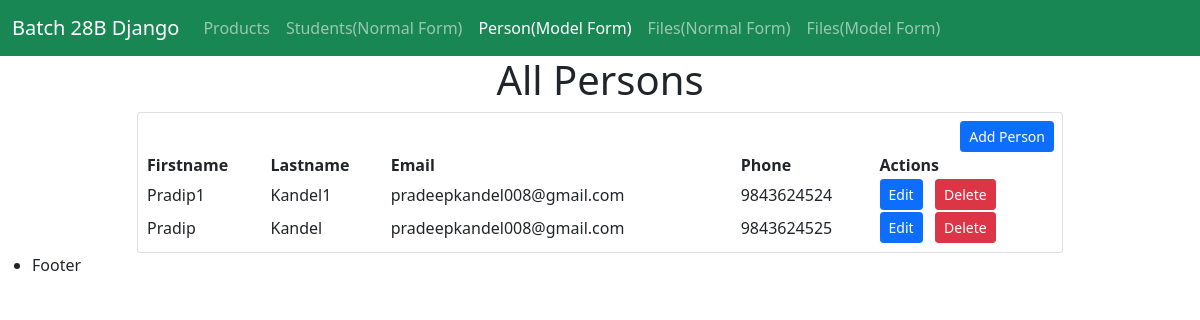
Screenshot of /products/get_persons/ with the database file from the repository.
### products/models.py (models this page shows, shortened)
class Person(models.Model):
    firstname = models.CharField(max_length=50)
    lastname = models.CharField(max_length=50)
    email = models.EmailField()
    phone = models.CharField(max_length=10)
    created_date = models.DateTimeField(auto_now_add=True)

### products/views.py (the view)
# urls.py: path('get_persons/', views.get_all_person),
def get_all_person(request):
    persons = Person.objects.all()
    context = {
        'persons': persons,
        'activate_person': 'active'
    }
    return render(request, 'products/get_persons.html', context)

### products/templates/products/get_persons.html (shortened to what this page needs)
{% extends 'layout.html' %}
{% block main_content %}
<div class="container">
    <div class="row">
        <div class="col-md-10 offset-md-1">
            <h1 class="text-center">All Persons</h1>
            <div class="card p-2">
                <a class="btn btn-primary btn-sm ms-auto" href="/products/get_person_form/">Add Person</a>
                <table class="table-striped">
                    <tr>
                        <th>Firstname</th>
                        <th>Lastname</th>
                        <th>Email</th>
                        <th>Phone</th>
                        <th>Actions</th>
                    </tr>
                    {% for i in persons %}
                    <tr>
                        <td> {{ i.firstname }}</td>
                        <td> {{ i.lastname }}</td>
                        <td> {{ i.email }}</td>
                        <td> {{ i.phone }}</td>
                        <td><a class="btn btn-primary btn-sm"
                               href="/products/update_person/{{i.id}}">Edit</a> &nbsp;
                            <a class="btn btn-danger btn-sm"
                               href="/products/delete_person/{{i.id}}"
                               onclick="return confirm('Are you sure want to delete this person?')"
                            >Delete</a></td>
                    </tr>
                    {% endfor %}
                </table>
            </div>
        </div>
    </div>
</div>
{% endblock main_content %}

### static/css/style.css (style rules this page uses)
body { background-color:cyan; }

### rows the page displays
Person: firstname "Pradip1", lastname "Kandel1", email "pradeepkandel008@gmail.com", phone "9843624524"
Person: firstname "Pradip", lastname "Kandel", email "pradeepkandel008@gmail.com", phone "9843624525"
